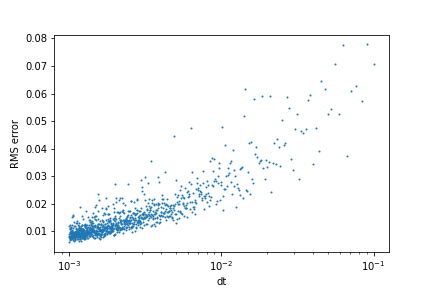

Write the Python code that produced this figure.
from q1a import *

Ns = np.arange(10, 1000, 1)
dts = (T-t_0)/Ns

rmss = []
for N in Ns:
  t, SX, SY = BlackScholes(N, num_sims, T)
  rmss.append(np.sqrt(np.mean((SX - SY)**2)))
  #Rms error above

plt.scatter(dts, rmss, s= 1)
#plt.plot(dts, rmss, linewidth = 0.5)
plt.xlabel('dt')
plt.ylabel('RMS error')
plt.xscale('log')
plt.show()
